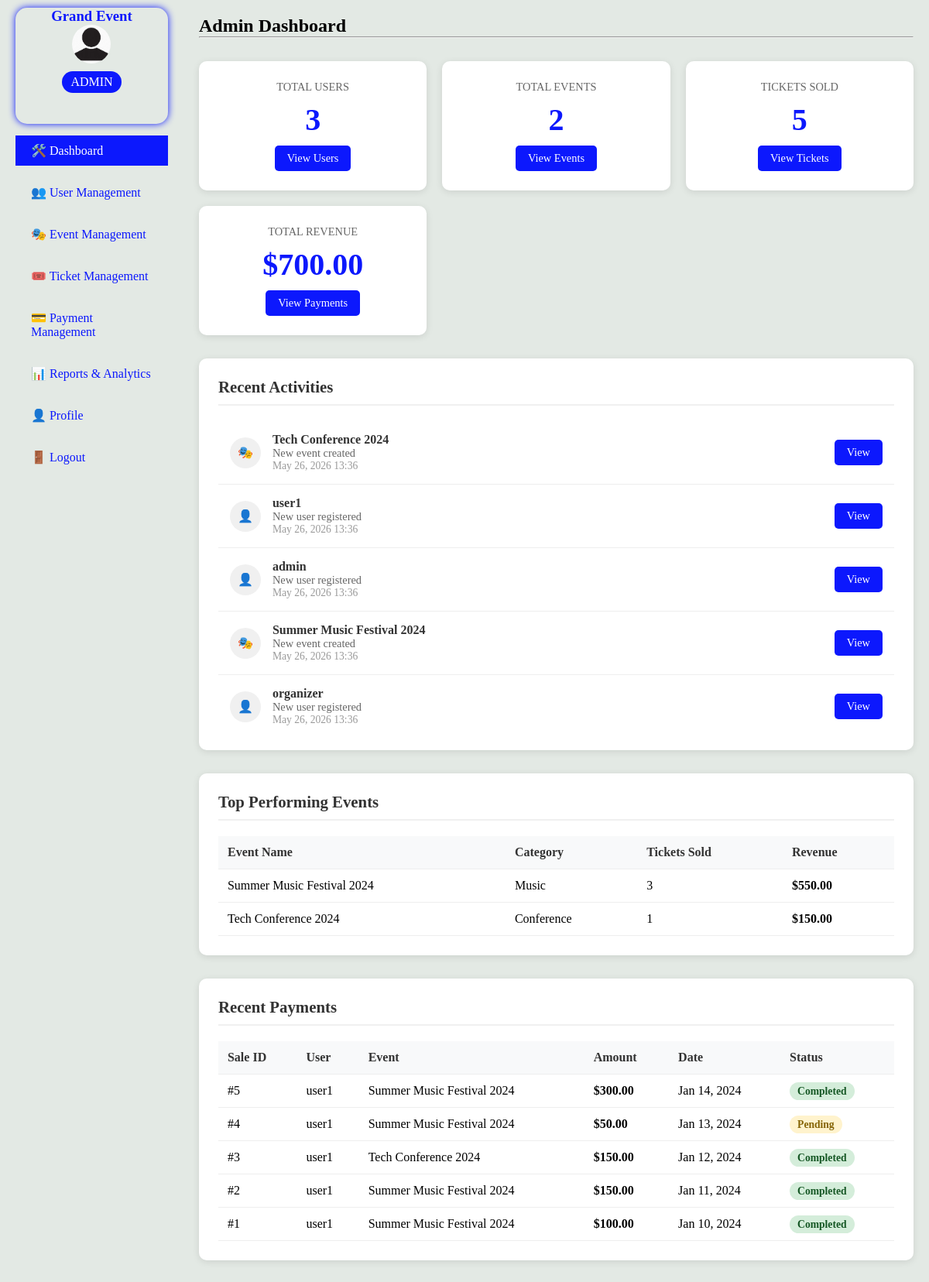
The app's page /admin/adminpage.php (signed in) with its own data.
### tables this page shows
CREATE TABLE IF NOT EXISTS `ticket_sales` (
  `sale_id` int(11) NOT NULL AUTO_INCREMENT,
  `ticket_id` int(11) NOT NULL,
  `user_id` int(11) DEFAULT NULL,
  `quantity` int(11) NOT NULL,
  `total_amount` decimal(10,2) NOT NULL,
  `sale_date` timestamp DEFAULT CURRENT_TIMESTAMP,
  `payment_status` enum('pending','completed','failed') DEFAULT 'pending',
  PRIMARY KEY (`sale_id`),
  KEY `ticket_id` (`ticket_id`),
  KEY `user_id` (`user_id`),
  KEY `sale_date` (`sale_date`),
  KEY `payment_status` (`payment_status`)
);

CREATE TABLE IF NOT EXISTS `users` (
  `id` int(11) NOT NULL AUTO_INCREMENT,
  `username` varchar(50) NOT NULL,
  `email` varchar(100) NOT NULL,
  `password` varchar(255) NOT NULL,
  `full_name` varchar(100) DEFAULT NULL,
  `role` enum('admin','organizer','user') DEFAULT 'user',
  `created_at` timestamp DEFAULT CURRENT_TIMESTAMP,
  PRIMARY KEY (`id`),
  UNIQUE KEY `username` (`username`),
  UNIQUE KEY `email` (`email`)
);

CREATE TABLE IF NOT EXISTS `events` (
  `id` int(11) NOT NULL AUTO_INCREMENT,
  `organizer_id` int(11) NOT NULL,
  `event_name` varchar(200) NOT NULL,
  `event_date` date NOT NULL,
  `event_time` time NOT NULL,
  `event_location` varchar(255) NOT NULL,
  `event_category` varchar(50) DEFAULT NULL,
  `ticket_price` decimal(10,2) NOT NULL,
  `total_tickets` int(11) NOT NULL,
  `event_description` text DEFAULT NULL,
  `created_at` timestamp DEFAULT CURRENT_TIMESTAMP,
  PRIMARY KEY (`id`),
  KEY `organizer_id` (`organizer_id`),
  KEY `event_date` (`event_date`)
);

### config.php (called while the page is built, shortened)
<?php
try {
    $conn = new mysqli(DB_HOST, DB_USER, DB_PASS, DB_NAME);
} catch(Exception $e) {
    die("Connection failed: " . $e->getMessage());
}
function executeQuery($sql, $params = [], $types = "") {
    global $conn;
    $stmt = $conn->prepare($sql);
    $stmt->execute();
    return $stmt;
}
function fetchSingle($sql, $params = [], $types = "") {
    $stmt = executeQuery($sql, $params, $types);
    $result = $stmt->get_result();
    return $result->fetch_assoc();
}
function fetchAll($sql, $params = [], $types = "") {
    $stmt = executeQuery($sql, $params, $types);
    $result = $stmt->get_result();
    $rows = [];
    while ($row = $result->fetch_assoc()) {
        $rows[] = $row;
    }
    return $rows;
}
?>

### admin/adminpage.php (the view, shortened to what this page needs)
<?php
require_once '../config.php';
$total_users = fetchSingle("SELECT COUNT(*) as count FROM users")['count'];
$total_events = fetchSingle("SELECT COUNT(*) as count FROM events")['count'];
$total_tickets_sold = fetchSingle("SELECT COALESCE(SUM(ts.quantity), 0) as count FROM ticket_sales ts WHERE ts.payment_status='completed'")['count'];
$total_revenue = fetchSingle("SELECT COALESCE(SUM(ts.total_amount), 0) as amount FROM ticket_sales ts WHERE ts.payment_status='completed'")['amount'];
$recent_activities = fetchAll("
    SELECT
        'user_registered' as type,
        username as title,
        'New user registered' as description,
        created_at as date,
        CONCAT('userman.php?edit=', id) as link
    FROM users
    WHERE created_at >= DATE_SUB(NOW(), INTERVAL 7 DAY)
    UNION
    SELECT
        'event_created' as type,
        event_name as title,
        'New event created' as description,
        created_at as date,
        CONCAT('event_management.php?view=', id) as link
    FROM events
    WHERE created_at >= DATE_SUB(NOW(), INTERVAL 7 DAY)
    UNION
    SELECT
        'ticket_sold' as type,
        CONCAT('Sale #', ts.sale_id) as title,
        CONCAT('Ticket sold for $', ts.total_amount) as description,
        ts.sale_date as date,
        CONCAT('payment_manage.php?view=', ts.sale_id) as link
    FROM ticket_sales ts
    WHERE ts.sale_date >= DATE_SUB(NOW(), INTERVAL 7 DAY)
        AND ts.payment_status = 'completed'
    ORDER BY date DESC
    LIMIT 10
");
$top_events = fetchAll("
    SELECT
        e.event_name,
        e.event_category,
        COUNT(ts.sale_id) as tickets_sold,
        COALESCE(SUM(ts.total_amount), 0) as revenue
    FROM events e
    LEFT JOIN tickets t ON e.id = t.event_id
    LEFT JOIN ticket_sales ts ON t.ticket_id = ts.ticket_id AND ts.payment_status = 'completed'
    GROUP BY e.id
    ORDER BY revenue DESC
    LIMIT 5
");
$recent_payments = fetchAll("
    SELECT
        ts.sale_id,
        ts.total_amount,
        ts.sale_date,
        ts.payment_status,
        u.username,
        e.event_name
    FROM ticket_sales ts
    JOIN tickets t ON ts.ticket_id = t.ticket_id
    JOIN events e ON t.event_id = e.id
    JOIN users u ON ts.user_id = u.id
    ORDER BY ts.sale_date DESC
    LIMIT 10
");
?>
<!DOCTYPE html>
<html lang="en">
<head>
</head>
<body>
    <main>
        <aside>
            <div class="profile">
                <h3>Grand Event</h3>
                <div class="img"><img src="../img/pro.jpg" alt="Admin"></div>
                <div class="ro">ADMIN</div>
            </div>
            <div class="roles">
                <a href="adminpage.php" class="act">🛠️ Dashboard</a>
                <a href="userman.php">👥 User Management</a>
                <a href="event_management.php">🎭 Event Management</a>
                <a href="ticket_management.php">🎟️ Ticket Management</a>
                <a href="payment_manage.php">💳 Payment Management</a>
                <a href="report.php">📊 Reports & Analytics</a>
                <a href="profile.php">👤 Profile</a>
                <a href="../logout.php">🚪 Logout</a>
            </div>
        </aside>
        <section>
            <h1>Admin Dashboard</h1>
            <hr>
            <div class="stats-grid">
                <div class="stat-card">
                    <div class="stat-label">Total Users</div>
                    <div class="stat-value"><?php echo number_format($total_users); ?></div>
                    <a href="userman.php" class="btn btn-primary">View Users</a>
                </div>
                <div class="stat-card">
                    <div class="stat-label">Total Events</div>
                    <div class="stat-value"><?php echo number_format($total_events); ?></div>
                    <a href="event_management.php" class="btn btn-primary">View Events</a>
                </div>
                <div class="stat-card">
                    <div class="stat-label">Tickets Sold</div>
                    <div class="stat-value"><?php echo number_format($total_tickets_sold); ?></div>
                    <a href="ticket_management.php" class="btn btn-primary">View Tickets</a>
                </div>
                <div class="stat-card">
                    <div class="stat-label">Total Revenue</div>
                    <div class="stat-value">$<?php echo number_format($total_revenue, 2); ?></div>
                    <a href="payment_manage.php" class="btn btn-primary">View Payments</a>
                </div>
            </div>
            <div class="dashboard-section">
                <h2 class="section-title">Recent Activities</h2>
                <div style="max-height: 400px; overflow-y: auto;">
                    <?php if (!empty($recent_activities)): ?>
                        <?php foreach ($recent_activities as $activity): ?>
                            <div class="activity-item">
                                <div class="activity-icon">
                                    <?php
                                    switch($activity['type']) {
                                        case 'user_registered': echo '👤'; break;
                                        case 'event_created': echo '🎭'; break;
                                    }
                                    ?>
                                </div>
                                <div class="activity-content">
                                    <div class="activity-title"><?php echo htmlspecialchars($activity['title']); ?></div>
                                    <div class="activity-description"><?php echo htmlspecialchars($activity['description']); ?></div>
                                    <div class="activity-time"><?php echo date('M d, Y H:i', strtotime($activity['date'])); ?></div>
                                </div>
                                <?php if ($activity['link']): ?>
                                    <a href="<?php echo $activity['link']; ?>" class="btn btn-primary">View</a>
                                <?php endif; ?>
                            </div>
                        <?php endforeach; ?>
                    <?php else: ?>
                        <p style="text-align: center; color: #666; padding: 20px;">No recent activities</p>
                    <?php endif; ?>
                </div>
            </div>
            <div class="dashboard-section">
                <h2 class="section-title">Top Performing Events</h2>
                <table class="table">
                    <thead>
                        <tr>
                            <th>Event Name</th>
                            <th>Category</th>
                            <th>Tickets Sold</th>
                            <th>Revenue</th>
                        </tr>
                    </thead>
                    <tbody>
                        <?php if (!empty($top_events)): ?>
                            <?php foreach ($top_events as $event): ?>
                                <tr>
                                    <td><?php echo htmlspecialchars($event['event_name']); ?></td>
                                    <td><?php echo htmlspecialchars($event['event_category']); ?></td>
                                    <td><?php echo number_format($event['tickets_sold']); ?></td>
                                    <td><strong>$<?php echo number_format($event['revenue'], 2); ?></strong></td>
                                </tr>
                            <?php endforeach; ?>
                        <?php else: ?>
                            <tr>
                                <td colspan="4" style="text-align: center; color: #666;">No event data available</td>
                            </tr>
                        <?php endif; ?>
                    </tbody>
                </table>
            </div>
            <div class="dashboard-section">
                <h2 class="section-title">Recent Payments</h2>
                <table class="table">
                    <thead>
                        <tr>
                            <th>Sale ID</th>
                            <th>User</th>
                            <th>Event</th>
                            <th>Amount</th>
                            <th>Date</th>
                            <th>Status</th>
                        </tr>
                    </thead>
                    <tbody>
                        <?php if (!empty($recent_payments)): ?>
                            <?php foreach ($recent_payments as $payment): ?>
                                <tr>
                                    <td>#<?php echo $payment['sale_id']; ?></td>
                                    <td><?php echo htmlspecialchars($payment['username']); ?></td>
                                    <td><?php echo htmlspecialchars($payment['event_name']); ?></td>
                                    <td><strong>$<?php echo number_format($payment['total_amount'], 2); ?></strong></td>
                                    <td><?php echo date('M d, Y', strtotime($payment['sale_date'])); ?></td>
                                    <td>
                                        <span class="badge badge-<?php echo $payment['payment_status'] === 'completed' ? 'success' : ($payment['payment_status'] === 'pending' ? 'pending' : 'danger'); ?>">
                                            <?php echo ucfirst($payment['payment_status']); ?>
                                        </span>
                                    </td>
                                </tr>
                            <?php endforeach; ?>
                        <?php else: ?>
                            <tr>
                                <td colspan="6" style="text-align: center; color: #666;">No payment data available</td>
                            </tr>
                        <?php endif; ?>
                    </tbody>
                </table>
            </div>
        </section>
    </main>
</body>
</html>

### admin/adminpage.php (style rules this page uses)
* { margin: 0; padding: 0; box-sizing: border-box; }
body { height: 100vh; width: 100vw; background: #e3e9e4; }
main { display: flex; justify-content: space-between; }
aside { margin: 10px 20px; flex-basis: 17%; }
section { flex-basis: 83%; padding: 20px; }
.roles { display: flex; justify-content: space-between; flex-direction: column; }
.roles a { text-decoration: none; color: #0c18fd; padding: 10px 20px; margin-top: 15px; }
.profile { height: 150px; font-family: cursive; box-shadow: 0 0 10px #0c18fd; border-radius: 15px; }
.profile h3 { text-align: center; color: #0c18fd; }
.img { width: 50px; height: 50px; border-radius: 50%; margin: auto; }
.img img { width: 50px; height: 50px; border-radius: 50%; margin: auto; }
.ro { text-align: center; margin: 10px 60px; padding: 5px 0; border-radius: 20px; background: #0c18fd; color: #fff; }
.act { color: #fff !important; background: #0c18fd; }
.stats-grid { display: grid; grid-template-columns: repeat(auto-fit, minmax(250px, 1fr)); gap: 20px; margin: 30px 0; }
.stat-card { background: white; padding: 25px; border-radius: 10px; box-shadow: 0 2px 10px rgba(0,0,0,0.1); text-align: center; }
.stat-value { font-size: 2.5em; font-weight: bold; color: #0c18fd; margin: 10px 0; }
.stat-label { color: #666; font-size: 0.9em; text-transform: uppercase; }
.dashboard-section { background: white; border-radius: 10px; padding: 25px; margin-bottom: 30px; box-shadow: 0 2px 10px rgba(0,0,0,0.1); }
.section-title { font-size: 1.3em; margin-bottom: 20px; color: #333; padding-bottom: 10px; border-bottom: 2px solid #f0f0f0; }
.table { width: 100%; border-collapse: collapse; margin-top: 15px; }
.table th, .table td { padding: 12px; text-align: left; border-bottom: 1px solid #eee; }
.table th { background: #f8f9fa; font-weight: bold; color: #333; }
.badge { padding: 4px 10px; border-radius: 20px; font-size: 0.85em; font-weight: bold; }
.badge-success { background: #d4edda; color: #155724; }
.badge-pending { background: #fff3cd; color: #856404; }
.activity-item { padding: 15px; border-bottom: 1px solid #eee; display: flex; align-items: center; }
.activity-item:last-child { border-bottom: none; }
.activity-icon { width: 40px; height: 40px; border-radius: 50%; background: #f0f0f0; display: flex; align-items: center; justify-content: center; margin-right: 15px; color: #0c18fd; }
.activity-content { flex: 1; }
.activity-title { font-weight: bold; color: #333; }
.activity-description { color: #666; font-size: 0.9em; }
.activity-time { color: #999; font-size: 0.85em; }
.btn { padding: 8px 16px; border: none; border-radius: 5px; cursor: pointer; text-decoration: none; display: inline-block; font-size: 0.9em; }
.btn-primary { background: #0c18fd; color: white; }

### records on screen
ticket_sales: sale_id "5", user.username "user1", events.event_name "Summer Music Festival 2024", total_amount "300.00", sale_date "Jan 14, 2024", payment_status "Completed"
ticket_sales: sale_id "4", user.username "user1", events.event_name "Summer Music Festival 2024", total_amount "50.00", sale_date "Jan 13, 2024", payment_status "Pending"
ticket_sales: sale_id "3", user.username "user1", events.event_name "Tech Conference 2024", total_amount "150.00", sale_date "Jan 12, 2024", payment_status "Completed"
ticket_sales: sale_id "2", user.username "user1", events.event_name "Summer Music Festival 2024", total_amount "150.00", sale_date "Jan 11, 2024", payment_status "Completed"
ticket_sales: sale_id "1", user.username "user1", events.event_name "Summer Music Festival 2024", total_amount "100.00", sale_date "Jan 10, 2024", payment_status "Completed"

### other values on screen
$total_users "3"
$total_events "2"
$total_tickets_sold "5"
$total_revenue "700.00"
$activity['title'] "Tech Conference 2024"
$activity['description'] "New event created"
date('M d, Y H:i', strtotime($activity['date'])) "May 26, 2026 13:36"
$activity['title'] "user1"
$activity['description'] "New user registered"
$activity['title'] "admin"
$activity['title'] "Summer Music Festival 2024"
$activity['title'] "organizer"
$event['event_name'] "Summer Music Festival 2024"
$event['event_category'] "Music"
$event['tickets_sold'] "3"
